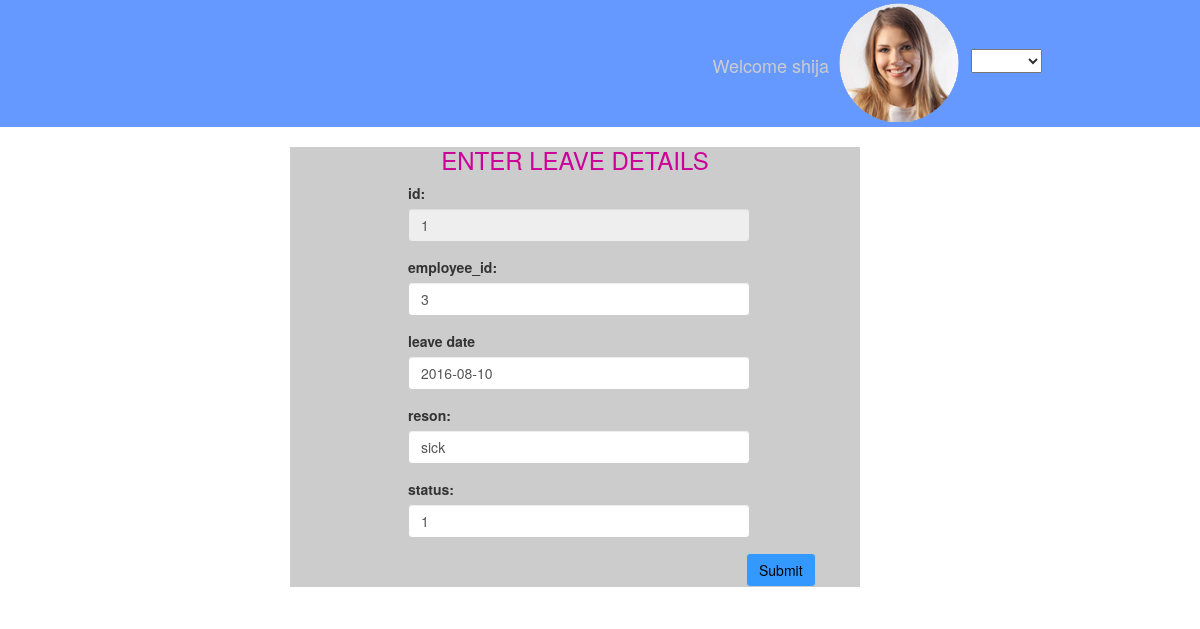
The app's page /edit_leaves.php?eid=1 with its own data.
### tables this page shows
CREATE TABLE IF NOT EXISTS `tbl_leaves` (
  `id` int(11) NOT NULL AUTO_INCREMENT,
  `employee_id` varchar(10) NOT NULL,
  `leave_date` date NOT NULL,
  `reson` varchar(20) NOT NULL,
  `status` varchar(20) NOT NULL,
  PRIMARY KEY (`id`)
);

### edit_leaves.php (the view, shortened to what this page needs)
<html xmlns="http://www.w3.org/1999/xhtml">
<head>
<link rel="stylesheet" href="css/bootstrap.min.css">
<link rel="stylesheet" href="css/style.css" />
</head>
<body>
<?php
include('header.php');
?>
<div class="container-fluid sec3">
<div class="container sec3-head">
<div col-md-12>
<?php
$con=open_connection();
$lid= $_GET['eid'];
$sql="select *from tbl_leaves where tbl_leaves.id=$lid";
$result=mysqli_query($con,$sql);
$row=mysqli_fetch_Array($result);
$lid=$row['id'];
 $eid=$row['employee_id'];
 $ldate=$row['leave_date'];
 $reson=$row['reson'];
 $status=$row['status'];
?>
<form action="action_leave_edit.php" method="POST" enctype="multipart/form-data" class="emp-form">
<h3>ENTER LEAVE DETAILS</h3>
<div class="form-group">
      <label for="id">id:</label>
      <input readonly="readonly" class="form-control" id="lid" name="id" placeholder="Enter id" value="<?php echo $lid?>">
    </div>
 <div class="form-group">
      <label for="department">employee_id:</label>
      <input type="text" class="form-control" id="empid" name="empid"placeholder="Enter department" value="<?php echo $eid?>">
    </div>
     <div class="form-group">
      <label for="department">leave date</label>
      <input type="text" class="form-control" id="date" name="ldate"placeholder="Enter department" value="<?php echo $ldate?>">
    </div>
     <div class="form-group">
      <label for="department">reson:</label>
      <input type="text" class="form-control" id="reson" name="reson"placeholder="Enter department" value="<?php echo $reson?>">
    </div>
     <div class="form-group">
      <label for="department">status:</label>
      <input type="text" class="form-control" id="status" name="status"placeholder="Enter department" value="<?php echo $status?>">
    </div>
 <button type="submit" class="btn btn-default">Submit</button>
</form>
</div>
</div>
</div>
</body>
</html>

### css/style.css (style rules this page uses)
.form-group { width:30%; }
.sec3 h3 { text-align:center; color:#C09; }
.emp-form { background:#CCC; width:50%; margin-left: 260px; }
.form-control { width: 200%; }
.form-group { margin-left: 118px; }
button.btn.btn-default { margin-left: 456px; color:black; background-color:#39F; }

### records on screen
tbl_leaves: id "1", empid "3", ldate "2016-08-10", reson "sick", status "1"
